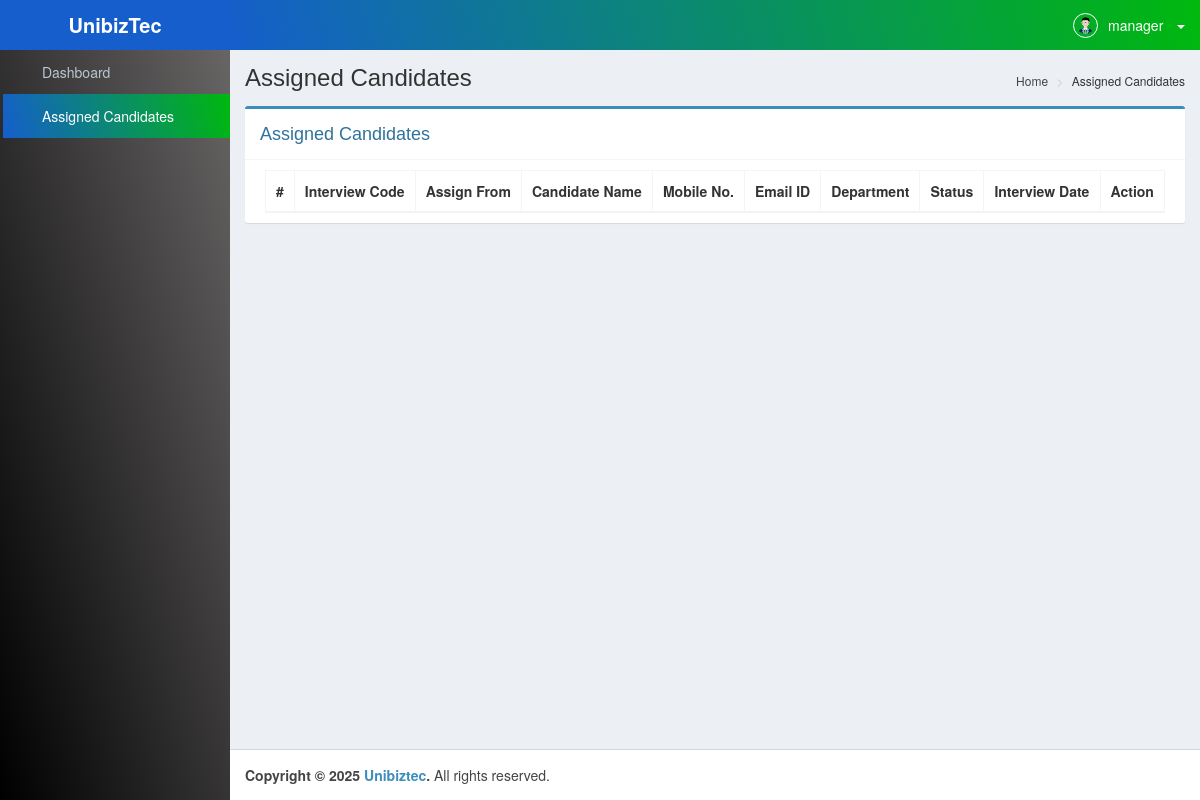
Before: /assigned-candidates/ (signed in) with the older database file.
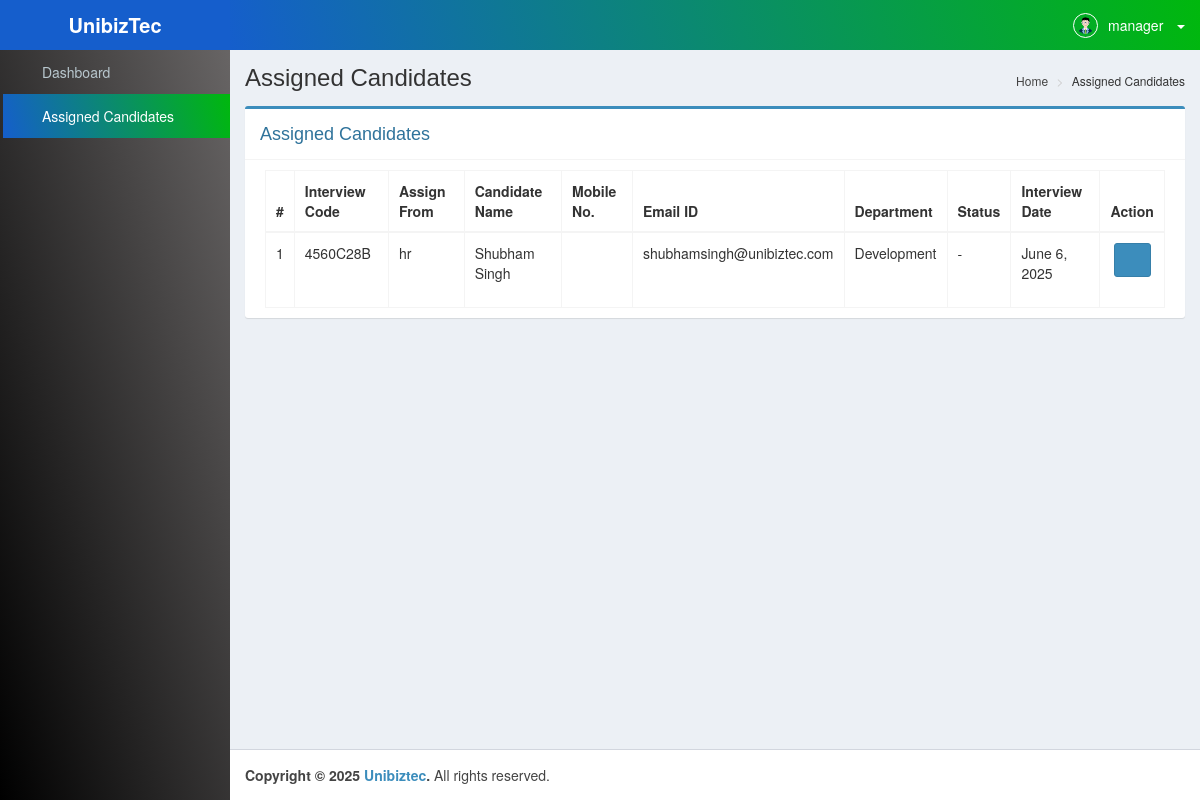
After: the same page with the newer database file.
### hrmsApp/models.py (models this page shows, shortened)
class Candidate(models.Model):
    token=models.CharField(max_length=15)
    dept_id=models.ForeignKey(Department,on_delete=models.CASCADE,related_name='candidate')
    apply_for=models.ForeignKey(JobRole, on_delete=models.CASCADE, related_name='candidates')
    int_date=models.DateField(default=date.today)
    referred=models.CharField(max_length=50)
    emp_name=models.CharField(max_length=70,null=True,blank=True)
    emp_id=models.CharField(max_length=30,null=True,blank=True)
    source=models.CharField(max_length=30,null=True,blank=True)
    location=models.CharField(max_length=50)
    shift=models.CharField(max_length=30)
    r_shift=models.CharField(max_length=30)
    name=models.CharField(max_length=70)
    father_name=models.CharField(max_length=70,null=True,blank=True)
    mobile=models.CharField(max_length=30,null=True,blank=True)
    email=models.EmailField(unique=True,null=True,blank=True)
    dob=models.DateField(null=True,blank=True)
    gender=models.CharField(max_length=30,null=True,blank=True)
    address=models.CharField(max_length=100,null=True,blank=True)
    designation=models.CharField(max_length=100,null=True,blank=True)
    salary=models.CharField(max_length=100,null=True,blank=True)
    doj=models.DateField(null=True,blank=True)
    reporting_time=models.CharField(max_length=100,null=True,blank=True)
    bgv_link=models.IntegerField(default=0)
    bgv_sent_on=models.DateField(null=True,blank=True)
    bgv_received_on=models.DateField(null=True,blank=True)
    doc_link=models.IntegerField(default=0)
    cand_status=models.IntegerField(default=0,help_text="0=>In Process | 1=>Rejected | 2=>On board")
    status=models.IntegerField(default=1)
    created_at = models.DateTimeField(auto_now_add=True)
    updated_at = models.DateTimeField(auto_now=True)

class Department(models.Model):
    dept_name= models.CharField(max_length=70)

class Assign(models.Model):
    candidate=models.ForeignKey(Candidate,on_delete=models.CASCADE,related_name='candidate_d')
    assign_from=models.ForeignKey(User,on_delete=models.CASCADE,related_name="assigned_from")
    assign_to=models.ForeignKey(User,on_delete=models.CASCADE,null=True,blank=True,related_name="assigned_to")
    int_mode=models.CharField(max_length=30)
    int_date=models.DateField(null=True,blank=True)
    int_time=models.CharField(max_length=30,null=True,blank=True)
    int_round=models.IntegerField(default=0,help_text="0=>Assign to HR | 1=>HR Remarked | 2=>Assign to TL | 3=> TL Remarked | 4=>Assign to Manager | 5=>Manager Remarked | 6=>Final Remarked | 7=>BGV Remarked")

### hrmsApp/views.py (the view)
# urls.py: path('assigned-candidates/',views.assigned_candidate_listing,name="assigned_candidates"),
def assigned_candidate_listing(request):
    assigned = User.objects.get(id=request.user.id)
    assigned_data = Assign.objects.filter(assign_to=assigned)
    data = Candidate.objects.filter(
    id__in=assigned_data.values_list('candidate_id', flat=True),
    status=1
    )
    assign_from_map = {
        assign.candidate_id: {
            'assign_from': assign.assign_from,
            'int_date': assign.int_date
        }
        for assign in assigned_data
    }
    candidate_info = []
    for candidate in data:
        assign_info = assign_from_map.get(candidate.id)
        candidate_info.append({
            'candidate': candidate,
            'assign_from': assign_info['assign_from'] if assign_info else None,
            'int_date': assign_info['int_date'] if assign_info else None
        })
    return render(request, 'pages/assigned-candidates.html',{'data':candidate_info})

### hrmsApp/context_processors.py (called while the page is built)
def current_year(request):
    return {'current_year': datetime.datetime.now().year}

### hrmsApp/templates/pages/assigned-candidates.html (shortened to what this page needs)
{% extends 'layouts/base.html' %}
{% block content %}
{% load custom_tags %}
<div class="content-wrapper">
    <section class="content-header">
        <h1>
            Assigned Candidates
        </h1>
        <ol class="breadcrumb">
            <li>
                <a href="{% url 'dashboard' %}"><i class="fa fa-dashboard"></i> Home</a>
            </li>
            <li>Assigned Candidates</li>
        </ol>
    </section>
    <section class="content">
        <div class="row">
            <div class="col-md-12">
                <div class="box box-primary">
                    <div class="box-header with-border">
                        <h3 class="box-title">Assigned Candidates</h3>
                    </div>
                        <div class="box-body">
                            <table id="can_table" class="table table-bordered table-hover">
                                <thead>
                                    <tr>
                                        <th>#</th>
                                        <th>Interview Code</th>
                                        <th>Assign From</th>
                                        <th>Candidate Name</th>
                                        <th>Mobile No.</th>
                                        <th>Email ID</th>
                                        <th>Department</th>
                                        <th>Status</th>
                                        <th>Interview Date</th>
                                        <th>
                                            <center>Action</center>
                                        </th>
                                    </tr>
                                </thead>
                                <tbody>
                                    {% for d in data %}
                                    <tr>
                                        <td>{{ forloop.counter }}</td>
                                        <td>{{d.candidate.token}}</td>
                                        <td>{{d.assign_from}}</td>
                                        <td>{{d.candidate.name}}</td>
                                        <td>{{d.candidate.mobile}}</td>
                                        <td>{{d.candidate.email}}</td>
                                        <td>{{d.candidate.dept_id.dept_name|default:''}}</td>
                                        <td>-</td>
                                        <td>{{d.int_date}}</td>
                                        <td>
                                            <center>
                                                <a class="btn btn-primary" href="{% url 'candidate_info' token=d.candidate.token %}" title="View"><i class="fa fa-arrows"></i></a>&nbsp;&nbsp;
                                            </center>
                                        </td>
                                    </tr>
                                    {% endfor %}
                                </tbody>
                            </table>
                        </div>
                </div>
            </div>
        </div>
    </section>
</div>
{% endblock content %}

Changed rows visible on the page:
added Candidate: candidate.token "4560C28B", assign_from "hr", candidate.name "Shubham Singh", candidate.email "shubhamsingh@unibiztec.com", candidate.dept_id.dept_name "Development", int_date "June 6, 2025"
